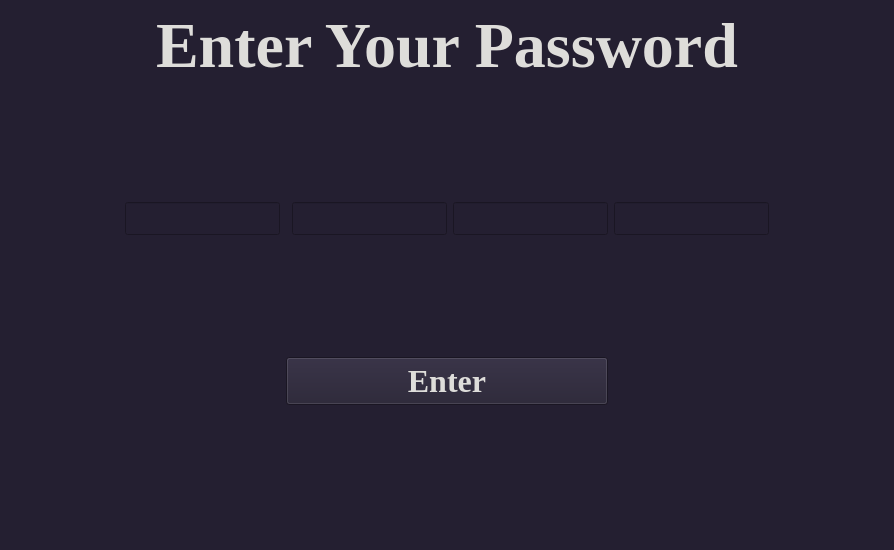
<?xml version="1.0" encoding="UTF-8"?>
<ui version="4.0">
 <class>lockScreen</class>
 <widget class="QMainWindow" name="lockScreen">
  <property name="geometry">
   <rect>
    <x>0</x>
    <y>0</y>
    <width>894</width>
    <height>550</height>
   </rect>
  </property>
  <property name="windowTitle">
   <string>lockScreen</string>
  </property>
  <property name="styleSheet">
   <string notr="true">background-color: #241F31;</string>
  </property>
  <widget class="QWidget" name="centralwidget">
   <layout class="QGridLayout" name="gridLayout_2">
    <item row="4" column="5" colspan="2">
     <spacer name="horizontalSpacer_2">
      <property name="orientation">
       <enum>Qt::Horizontal</enum>
      </property>
      <property name="sizeType">
       <enum>QSizePolicy::Preferred</enum>
      </property>
      <property name="sizeHint" stdset="0">
       <size>
        <width>296</width>
        <height>48</height>
       </size>
      </property>
     </spacer>
    </item>
    <item row="2" column="4">
     <widget class="QLineEdit" name="lineEdit_3">
      <property name="font">
       <font>
        <pointsize>16</pointsize>
        <weight>75</weight>
        <bold>true</bold>
        <kerning>false</kerning>
       </font>
      </property>
      <property name="echoMode">
       <enum>QLineEdit::Password</enum>
      </property>
      <property name="alignment">
       <set>Qt::AlignCenter</set>
      </property>
     </widget>
    </item>
    <item row="2" column="1">
     <widget class="QLineEdit" name="lineEdit">
      <property name="font">
       <font>
        <pointsize>16</pointsize>
        <weight>75</weight>
        <bold>true</bold>
        <kerning>false</kerning>
       </font>
      </property>
      <property name="echoMode">
       <enum>QLineEdit::Password</enum>
      </property>
      <property name="alignment">
       <set>Qt::AlignCenter</set>
      </property>
     </widget>
    </item>
    <item row="2" column="5">
     <widget class="QLineEdit" name="lineEdit_4">
      <property name="font">
       <font>
        <pointsize>16</pointsize>
        <weight>75</weight>
        <bold>true</bold>
        <kerning>false</kerning>
       </font>
      </property>
      <property name="echoMode">
       <enum>QLineEdit::Password</enum>
      </property>
      <property name="alignment">
       <set>Qt::AlignCenter</set>
      </property>
     </widget>
    </item>
    <item row="4" column="0" colspan="2">
     <spacer name="horizontalSpacer">
      <property name="orientation">
       <enum>Qt::Horizontal</enum>
      </property>
      <property name="sizeType">
       <enum>QSizePolicy::Preferred</enum>
      </property>
      <property name="sizeHint" stdset="0">
       <size>
        <width>297</width>
        <height>48</height>
       </size>
      </property>
     </spacer>
    </item>
    <item row="1" column="0" colspan="7">
     <widget class="QFrame" name="frame_3">
      <property name="sizePolicy">
       <sizepolicy hsizetype="Preferred" vsizetype="Preferred">
        <horstretch>0</horstretch>
        <verstretch>0</verstretch>
       </sizepolicy>
      </property>
      <property name="styleSheet">
       <string notr="true">border:transparent;</string>
      </property>
      <property name="frameShape">
       <enum>QFrame::StyledPanel</enum>
      </property>
      <property name="frameShadow">
       <enum>QFrame::Raised</enum>
      </property>
      <layout class="QVBoxLayout" name="verticalLayout_2">
       <item>
        <spacer name="verticalSpacer_2">
         <property name="orientation">
          <enum>Qt::Vertical</enum>
         </property>
         <property name="sizeHint" stdset="0">
          <size>
           <width>858</width>
           <height>90</height>
          </size>
         </property>
        </spacer>
       </item>
      </layout>
     </widget>
    </item>
    <item row="3" column="0" colspan="7">
     <widget class="QFrame" name="frame_4">
      <property name="sizePolicy">
       <sizepolicy hsizetype="Preferred" vsizetype="Preferred">
        <horstretch>0</horstretch>
        <verstretch>0</verstretch>
       </sizepolicy>
      </property>
      <property name="styleSheet">
       <string notr="true">border:transparent;</string>
      </property>
      <property name="frameShape">
       <enum>QFrame::StyledPanel</enum>
      </property>
      <property name="frameShadow">
       <enum>QFrame::Raised</enum>
      </property>
      <layout class="QVBoxLayout" name="verticalLayout_3">
       <item>
        <spacer name="verticalSpacer_3">
         <property name="orientation">
          <enum>Qt::Vertical</enum>
         </property>
         <property name="sizeHint" stdset="0">
          <size>
           <width>858</width>
           <height>90</height>
          </size>
         </property>
        </spacer>
       </item>
      </layout>
     </widget>
    </item>
    <item row="0" column="0" colspan="7">
     <widget class="QLabel" name="label">
      <property name="sizePolicy">
       <sizepolicy hsizetype="Preferred" vsizetype="Preferred">
        <horstretch>0</horstretch>
        <verstretch>0</verstretch>
       </sizepolicy>
      </property>
      <property name="font">
       <font>
        <family>Times New Roman</family>
        <pointsize>48</pointsize>
        <weight>75</weight>
        <bold>true</bold>
       </font>
      </property>
      <property name="styleSheet">
       <string notr="true">font-family: Times New Roman;
font-weight:bold;
color: rgb(222, 221, 218);


</string>
      </property>
      <property name="text">
       <string>Enter Your Password</string>
      </property>
      <property name="alignment">
       <set>Qt::AlignCenter</set>
      </property>
     </widget>
    </item>
    <item row="2" column="0">
     <spacer name="horizontalSpacer_5">
      <property name="orientation">
       <enum>Qt::Horizontal</enum>
      </property>
      <property name="sizeType">
       <enum>QSizePolicy::Preferred</enum>
      </property>
      <property name="sizeHint" stdset="0">
       <size>
        <width>165</width>
        <height>88</height>
       </size>
      </property>
     </spacer>
    </item>
    <item row="5" column="0" colspan="7">
     <widget class="QFrame" name="frame_2">
      <property name="sizePolicy">
       <sizepolicy hsizetype="Preferred" vsizetype="Fixed">
        <horstretch>0</horstretch>
        <verstretch>0</verstretch>
       </sizepolicy>
      </property>
      <property name="styleSheet">
       <string notr="true">border:transparent;</string>
      </property>
      <property name="frameShape">
       <enum>QFrame::StyledPanel</enum>
      </property>
      <property name="frameShadow">
       <enum>QFrame::Raised</enum>
      </property>
      <layout class="QVBoxLayout" name="verticalLayout">
       <item>
        <spacer name="verticalSpacer">
         <property name="orientation">
          <enum>Qt::Vertical</enum>
         </property>
         <property name="sizeHint" stdset="0">
          <size>
           <width>847</width>
           <height>90</height>
          </size>
         </property>
        </spacer>
       </item>
      </layout>
     </widget>
    </item>
    <item row="4" column="2" colspan="3">
     <widget class="QPushButton" name="pushButton">
      <property name="sizePolicy">
       <sizepolicy hsizetype="Preferred" vsizetype="Preferred">
        <horstretch>0</horstretch>
        <verstretch>0</verstretch>
       </sizepolicy>
      </property>
      <property name="font">
       <font>
        <family>Times New Roman</family>
        <pointsize>24</pointsize>
        <weight>75</weight>
        <bold>true</bold>
       </font>
      </property>
      <property name="styleSheet">
       <string notr="true">font-family: Times New Roman;
font-weight:bold;
color: rgb(222, 221, 218);


</string>
      </property>
      <property name="text">
       <string>Enter</string>
      </property>
     </widget>
    </item>
    <item row="2" column="6">
     <spacer name="horizontalSpacer_6">
      <property name="orientation">
       <enum>Qt::Horizontal</enum>
      </property>
      <property name="sizeType">
       <enum>QSizePolicy::Preferred</enum>
      </property>
      <property name="sizeHint" stdset="0">
       <size>
        <width>165</width>
        <height>88</height>
       </size>
      </property>
     </spacer>
    </item>
    <item row="2" column="3">
     <widget class="QLineEdit" name="lineEdit_2">
      <property name="font">
       <font>
        <pointsize>16</pointsize>
        <weight>75</weight>
        <bold>true</bold>
        <kerning>false</kerning>
       </font>
      </property>
      <property name="echoMode">
       <enum>QLineEdit::Password</enum>
      </property>
      <property name="alignment">
       <set>Qt::AlignCenter</set>
      </property>
     </widget>
    </item>
   </layout>
  </widget>
  <widget class="QMenuBar" name="menubar">
   <property name="geometry">
    <rect>
     <x>0</x>
     <y>0</y>
     <width>894</width>
     <height>22</height>
    </rect>
   </property>
  </widget>
  <widget class="QStatusBar" name="statusbar"/>
 </widget>
 <tabstops>
  <tabstop>lineEdit</tabstop>
  <tabstop>lineEdit_2</tabstop>
  <tabstop>lineEdit_3</tabstop>
  <tabstop>lineEdit_4</tabstop>
  <tabstop>pushButton</tabstop>
 </tabstops>
 <resources/>
 <connections/>
</ui>
